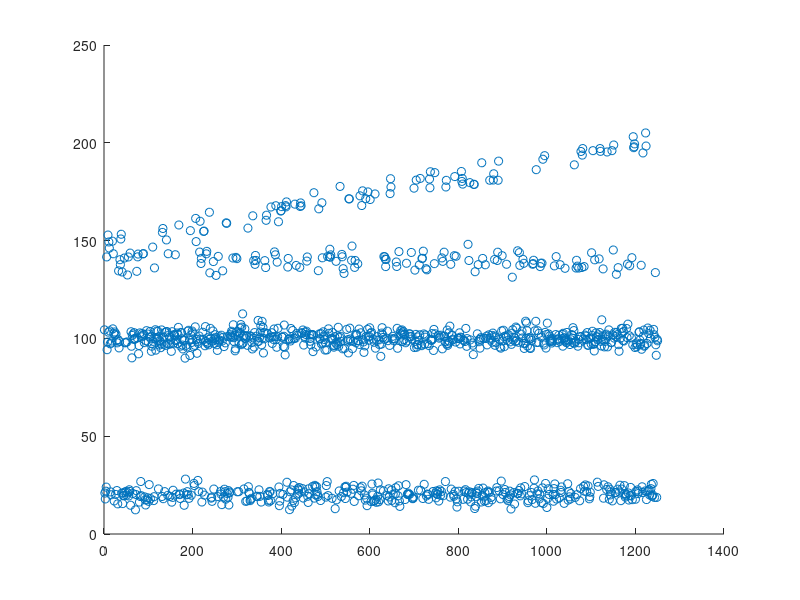
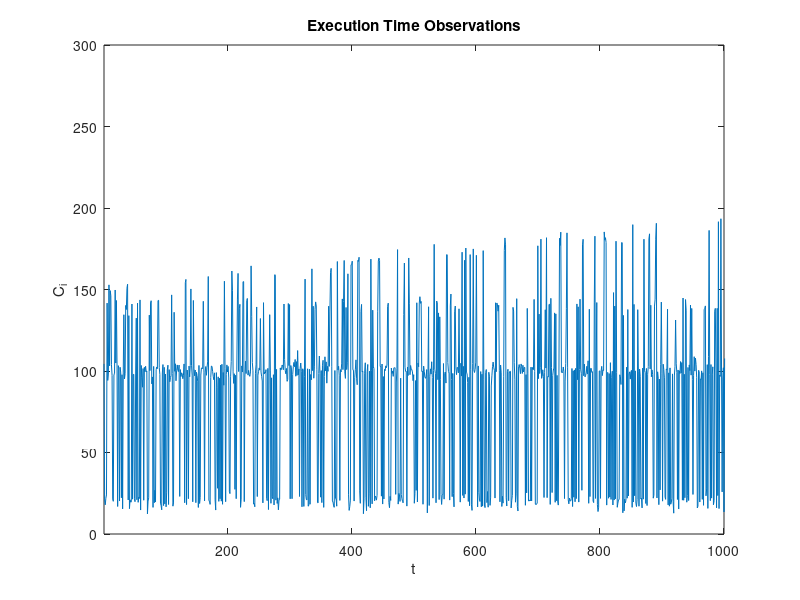

Recreate these plots in MATLAB, in order.
clear all       % clear workspace
close all       % clear windows
clc             % clear command lines
format longG

addpath('../_dataset_trend/')
load('data_41')

figure
scatter(1:length(y), y)

figure
plot(y)
axis([1 1000 0 300])
title('Execution Time Observations')
xlabel('t')
ylabel('C_i')